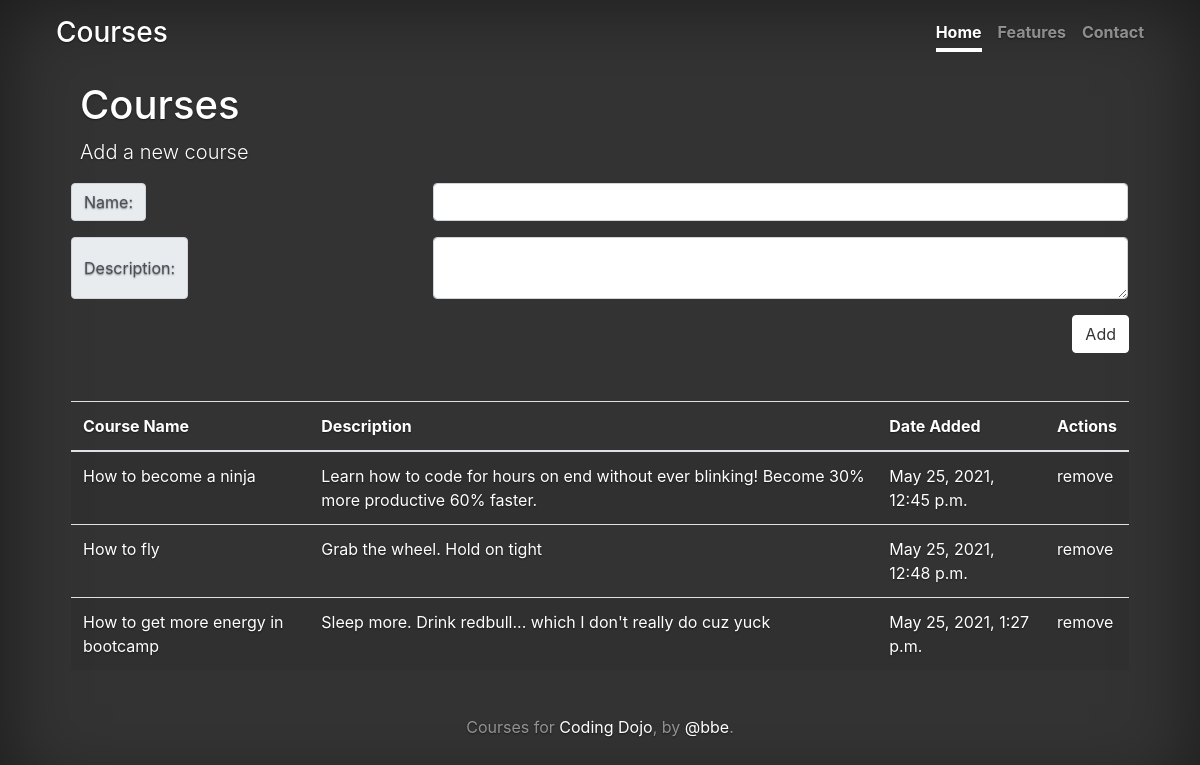
The page / on the database its author committed.
### courses_app/models.py (models this page shows)
class Course(models.Model):
    name = models.CharField(max_length=255)
    description = models.TextField()
    created_at = models.DateTimeField(auto_now_add=True)
    updated_at = models.DateTimeField(auto_now=True)
    objects = Course_Manager()

### courses_app/views.py (the view)
# urls.py: path('', views.courses),
def courses(request):
    if request.method == "POST":
        print(request.POST)
        errors = Course.objects.basic_validator(request.POST)
        if len(errors) > 0:
            for key, value in errors.items():
                messages.error(request, value)
            return redirect('/')
        Course.objects.create(
            name = request.POST["name"],
            description = request.POST["description"]
        )
        return redirect('/')
    else:
        context = {
            "all_courses": Course.objects.all()
        }
        return render(request, "courses.html", context)

### courses_app/templates/courses.html (shortened to what this page needs)
<!DOCTYPE html>
<html lang="en">
<head>
    <link rel="stylesheet" href="https://stackpath.bootstrapcdn.com/bootstrap/4.5.2/css/bootstrap.min.css">
    {% load static %}
    <link rel="stylesheet" href="{% static 'css/style.css' %}">
</head>
<body>
    <div class="cover-container d-flex w-100 h-100 p-3 mx-auto flex-column" style="width: 70em;">
        <header class="masthead mb-auto">
            <div class="inner">
                <h3 class="masthead-brand">Courses</h3>
                <nav class="nav nav-masthead justify-content-center">
                    <a class="nav-link active" href="#">Home</a>
                    <a class="nav-link" href="#">Features</a>
                    <a class="nav-link" href="#">Contact</a>
                </nav>
            </div>
        </header>
        <main role="main" class="inner cover">
            <h1 class="cover-heading">Courses</h1>
            <p class="lead">Add a new course</p>
        </main>
        <div class="container">
            <form action="/" autocomplete="off" method="POST">
                <div class="form-group row">
                    <div class="input-group-prepend col-4">
                        <span class="input-group-text">Name: </span>
                    </div>
                    <div class="col-8">
                        <input type="text" id="name" name="name" class="form-control">
                    </div>
                </div>
                <div class="form-group row">
                    <div class="input-group-prepend col-4">
                        <span class="input-group-text">Description: </span>
                    </div>
                    <div class="col-8">
                        <textarea class="form-control" aria-label="Description: " id="description" name="description"></textarea>
                    </div>
                </div>
                <p class="lead">
                    <button class="btn btn-secondary float-right" type="submit">Add</button>
                </p>
            </form>
        </div>
        <div class="container mt-5">
            <table class="table table-striped table-hover inner text-white">
                <thead>
                    <tr>
                        <th scope="col">Course Name</th>
                        <th scope="col">Description</th>
                        <th scope="col">Date Added</th>
                        <th scope="col">Actions</th>
                    </tr>
                </thead>
                {% for course in all_courses %}
                    <tr>
                        <td>{{ course.name }}</td>
                        <td>{{ course.description }}</td>
                        <td>{{ course.created_at }}</td>
                        <td><a href="{% url 'delete_course' course_id=course.id %}">remove</a></td>
                    </tr>
                {% endfor %}
            </table>
        </div>
        <footer class="mastfoot m-auto">
            <div class="inner">
                <p>Courses for <a href="https://codingdojo.com/">Coding Dojo</a>, by <a href="#">@bbe</a>.</p>
            </div>
        </footer>
    </div>
</body>
</html>

### courses_app/static/css/style.css (style rules this page uses)
a, a:focus, a:hover { color: #fff; }
.btn-secondary, .btn-secondary:hover, .btn-secondary:focus { color: #333; text-shadow: none; background-color: #fff; border: .05rem solid #fff; }
html, body { height: 100%; background-color: #333; }
body { display: -ms-flexbox; display: -webkit-box; display: flex; -ms-flex-pack: center; -webkit-box-pack: center; justify-content: center; color: #fff; text-shadow: 0 .05rem .1rem rgba(0, 0, 0, .5); box-shadow: inset 0 0 5rem rgba(0, 0, 0, .5); }
.cover-container { max-width: 70em; }
.masthead { margin-bottom: 2rem; }
.masthead-brand { margin-bottom: 0; }
.nav-masthead .nav-link { padding: .25rem 0; font-weight: 700; color: rgba(255, 255, 255, .5); background-color: transparent; border-bottom: .25rem solid transparent; }
.nav-masthead .nav-link + .nav-link { margin-left: 1rem; }
.nav-masthead .active { color: #fff; border-bottom-color: #fff; }
@media (min-width: 48em) { .masthead-brand { float: left; } }
@media (min-width: 48em) { .nav-masthead { float: right; } }
.cover { padding: 0 1.5rem; }
.mastfoot { color: rgba(255, 255, 255, .5); }

### rows shown on the page
Course: name "How to become a ninja", description "Learn how to code for hours on end without ever blinking! Become 30% more productive 60% faster.", created_at "May 25, 2021, 12:45 p.m."
Course: name "How to fly", description "Grab the wheel. Hold on tight", created_at "May 25, 2021, 12:48 p.m."
Course: name "How to get more energy in bootcamp", description "Sleep more. Drink redbull... which I don't really do cuz yuck", created_at "May 25, 2021, 1:27 p.m."
